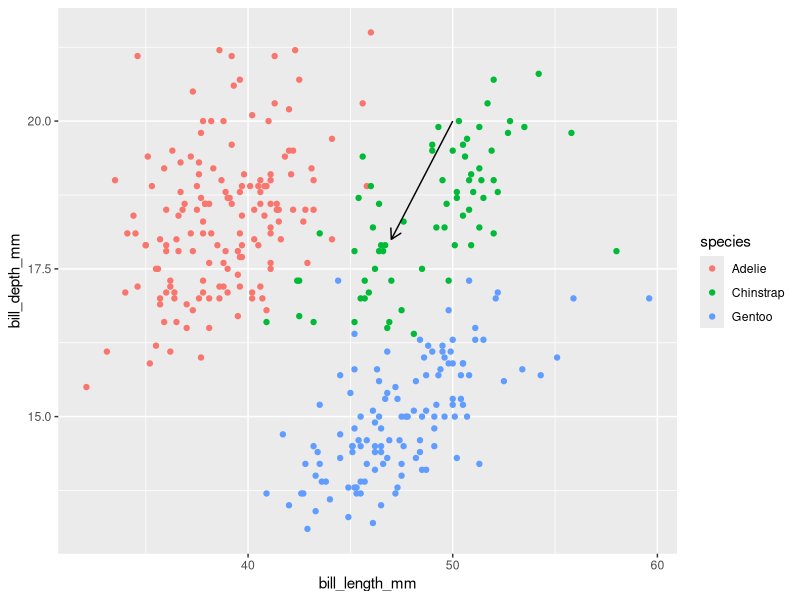
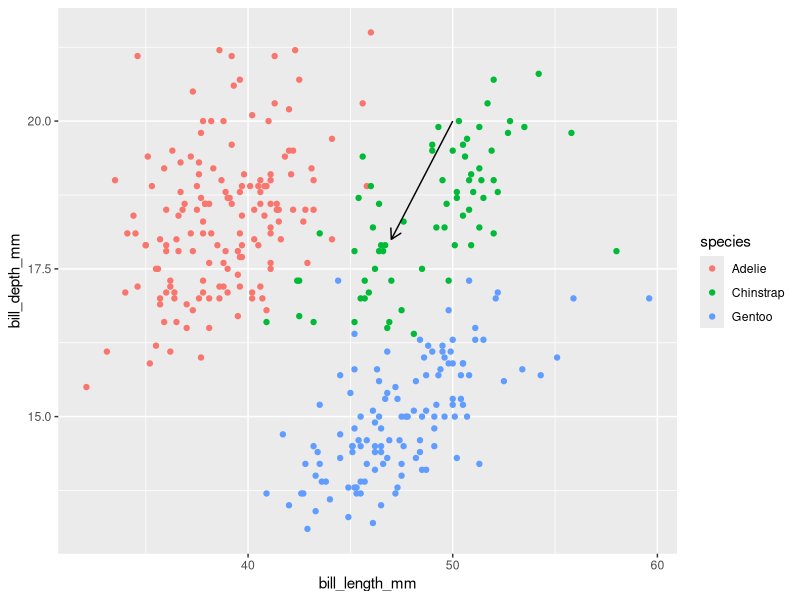

These charts were generated, in order, by the following R code:

            library(ggplot2)
            library(palmerpenguins)
            built_answer <- tryCatch(
                {
                    set.seed(42)
                    ggplot(penguins, aes(x = bill_length_mm, y = bill_depth_mm, colour = species)) + geom_point() + annotate("segment", x = 50, xend = 47, y = 20, yend = 18, colour = "black", arrow = arrow(length = unit(0.3, "cm")))
                    suppressWarnings(
                        if (!file.exists("/sandbox/figures/bill-length_bill-depth_scatter_annotate_segment_answer.png")) {
                            ggsave(
                                width = 3,
                                height = 3,
                                "/sandbox/figures/bill-length_bill-depth_scatter_annotate_segment_answer.png"
                            )
                        }
                    )
                    suppressWarnings(
                        ggplot_build(last_plot())
                    )
                },
                error = function(e) {
                    'ERROR'
                }
            )
            built_submission <- tryCatch(
                {
                    set.seed(42)
                    ggplot(penguins, aes(x = bill_length_mm, y = bill_depth_mm, color = species)) +
  geom_point() +
  annotate("segment", x = 50, y = 20, xend = 47, yend = 18, color = "black", arrow = arrow(length = unit(0.3, "cm")))
                    suppressWarnings(
                        ggsave(
                            width = 3,
                            height = 3,
                            "figures/bill-length_bill-depth_scatter_annotate_segment_submission_phi4mini.png"
                        )
                    )
                    suppressWarnings(
                        ggplot_build(last_plot())
                    )
                },
                error = function(e) {
                    'ERROR'
                }
            )
            cat(isTRUE(all.equal(built_answer, built_submission)))
        
